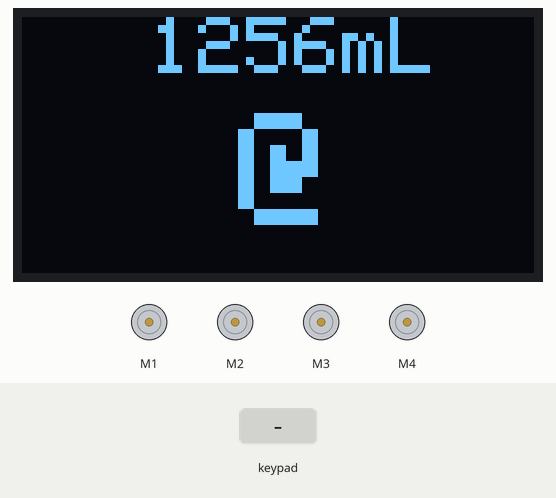
Simulated run of this sketch. Board: Arduino Uno, built with avr-gcc and run on an emulated ATmega328P. Shown: 128×64 one-colour display, 4 × DC motor (green arrow = forward, orange = backward, longer = faster). The test bench sets the inputs (shaded band). EEPROM starts erased.

Above: at 4.2 s.
4.3 s: key 'A' pressed
At 4.6 s:
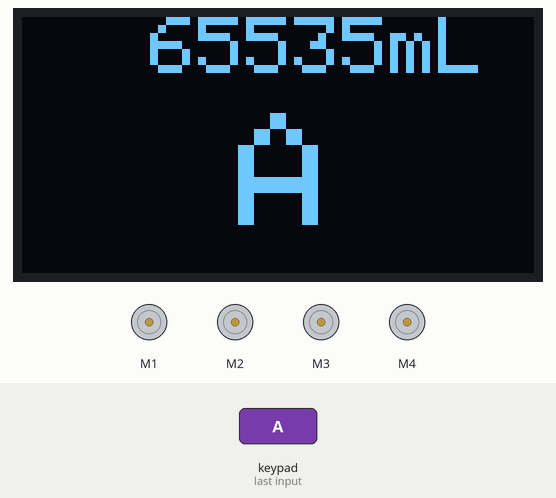
5.8 s: keypad keys 2 3 4 5 * pressed 0.4 s apart
At 7.9 s:
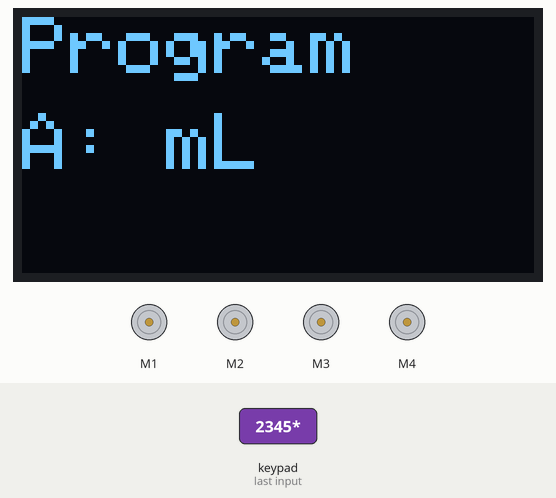
9.3 s: key 'B' pressed
At 10.5 s:
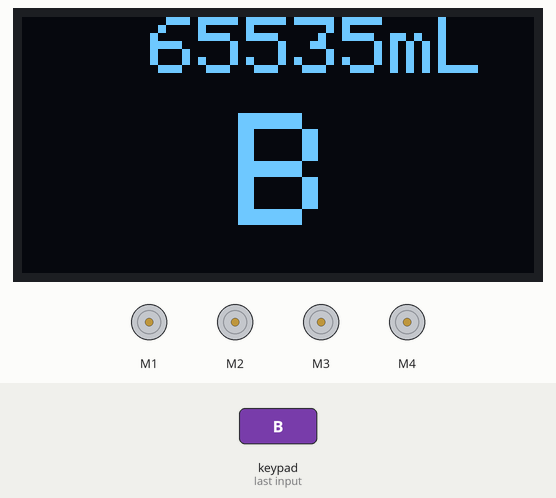
10.8 s: keypad keys 2 3 4 5 D pressed 0.4 s apart
At 13.1 s:
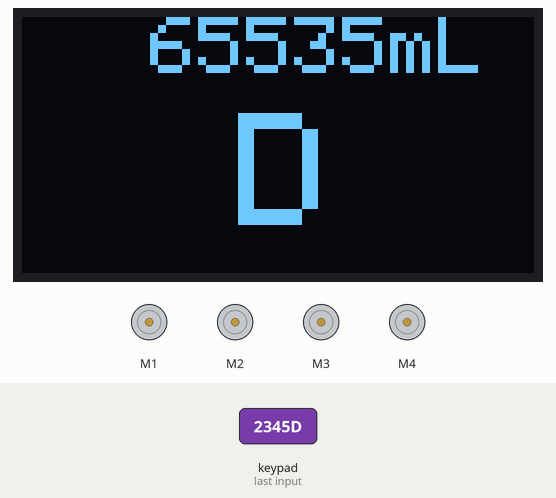
14.3 s: key 'C' pressed
At 15.5 s:
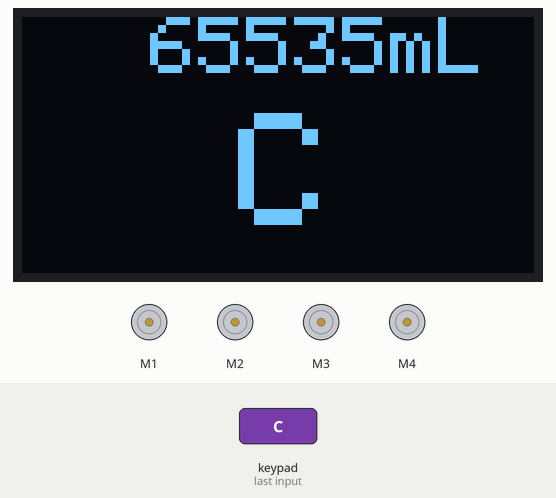
15.8 s: keypad keys 6 7 8 9 * pressed 0.4 s apart
At 18.0 s:
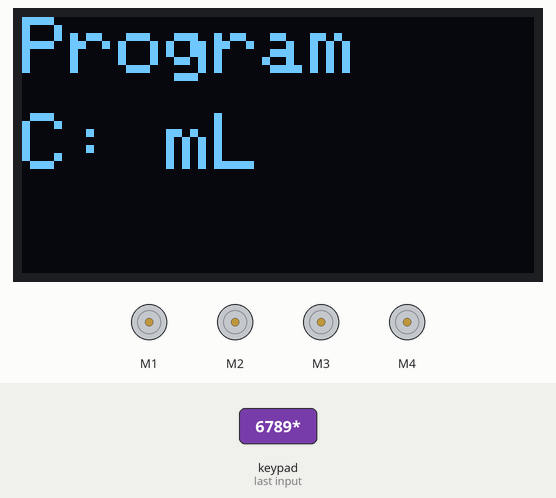
Timing chart, 0 to 19.5 s (numbered marks = the images above; inputs shaded):
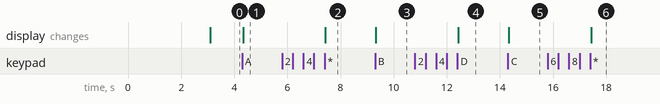

Measured:
- after the input at 4.3 s, the display: changes at once (image 1)
- after the input at 5.8 s, the display: changes after 1.6 s (image 2)
- after the input at 9.3 s, the display: changes at once (image 3)
- after the input at 10.8 s, the display: changes after 1.6 s (image 4)
- after the input at 14.3 s, the display: changes at once (image 5)
- after the input at 15.8 s, the display: changes after 1.6 s (image 6)

The sketch:

main.ino
```cpp
/*
  Clever Cleaning Container (C^3)

  This code processes input from a 4x4 keypad matrix
  (Teyleten Robot 4 x 4 Matrix Array 16 Key Membrane Switch Keypad Keyboard for Arduino AVR PI C)
  https://www.amazon.com/Teyleten-Robot-Membrane-Keyboard-Arduino/dp/B0993D2VLR/ref=sr_1_23?dchild=1&keywords=keypad+for+arduino&qid=1631044015&s=industrial&sr=1-23

  The code then processes the input to control 4 DC Pumps through a motor sheild
  (HiLetgo TB6612 Mosfet for Arduino Motor Shield Standard IIC I2C TB6612FNG Stepper Motor PCA9685 PWM Servo Driver Shield V2 Robot PWM Uno Mega R3 Replace L293D)
  https://www.amazon.com/HiLetgo-TB6612FNG-Stepper-Motor-Replace/dp/B073SP76MC/ref=sr_1_3?dchild=1&keywords=ARDUINO+V2&qid=1630451092&s=industrial&sr=1-3


  Pinouts:
  * list the components attached to each input
  * list the components attached to each output

  Created 10/12/2021
  By Eric Killian

  Modified 10/12/2021
  Eric Killian
*/
#include <EEPROM.h>
#include <Keypad.h>
#include <SPI.h>
#include <Wire.h>
#include <Adafruit_GFX.h>
#include <Adafruit_SSD1306.h>
#include <Adafruit_MotorShield.h>

#define SCREEN_WIDTH          128
#define SCREEN_HEIGHT         64
#define OLED_RESET            4
#define SCREEN_ADDRESS        0x3C
#define MAX_DIGITS            3
#define SELECTED_MOTOR_ADDR   0
#define AMOUNTS_ADDR          2

Adafruit_SSD1306 display(SCREEN_WIDTH, SCREEN_HEIGHT, &Wire, OLED_RESET);

const byte ROWS = 4;
const byte COLS = 4;
char keys[ROWS][COLS] = {
    {'1', '2', '3', 'A'},
    {'4', '5', '6', 'B'},
    {'7', '8', '9', 'C'},
    {'*', '0', '#', 'D'}
};
const byte row_pins[ROWS] = {2, 3, 4, 5}; // Pins used for the rows of the keypad
const byte col_pins[COLS] = {6, 7, 8, 9}; // Pins for the columns of the keypad

// Motor Sheild Initialization, uses default I2C address
Adafruit_MotorShield AFMS = Adafruit_MotorShield();
Adafruit_DCMotor *motors[4] = {AFMS.getMotor(1), AFMS.getMotor(2), AFMS.getMotor(3), AFMS.getMotor(4)};

// Keypad Initialization
Keypad keypadMatrix = Keypad(makeKeymap(keys), row_pins, col_pins, ROWS, COLS);

// motor selection variables
int selected_motor;

// program feature variables
bool program_mode = false;
char program_number[MAX_DIGITS+1];
int program_index = 0;

// time in ms for each motor
unsigned int amounts[4] = {100, 100, 100, 100};

#define LOGO_HEIGHT   40
#define LOGO_WIDTH    40
static const unsigned char PROGMEM c3_logo[] =
{ 0x00, 0x00, 0x00, 0x00, 0x00,
  0x00, 0x00, 0x00, 0x00, 0x00,
  0x00, 0x00, 0x00, 0x00, 0x00,
  0x00, 0x00, 0x00, 0x00, 0x00,
  0x00, 0x00, 0x00, 0x00, 0x00,
  0x00, 0x00, 0x00, 0x00, 0x00,
  0x00, 0x00, 0x00, 0xfc, 0x00,
  0x00, 0x00, 0x03, 0xfe, 0x00,
  0x00, 0x00, 0x07, 0xff, 0x00,
  0x00, 0x00, 0x0f, 0xff, 0x80,
  0x00, 0x00, 0x0f, 0x07, 0x80,
  0x00, 0x00, 0x0f, 0x07, 0x80,
  0x00, 0x00, 0x03, 0x07, 0x80,
  0x00, 0x00, 0x00, 0x07, 0x80,
  0x00, 0x00, 0x00, 0x7f, 0x00,
  0x00, 0x07, 0xe0, 0xfe, 0x00,
  0x00, 0x0f, 0xf8, 0xff, 0x00,
  0x00, 0x1f, 0xfc, 0x7f, 0x80,
  0x00, 0x3e, 0x7c, 0x07, 0xc0,
  0x00, 0x7c, 0x3e, 0x07, 0xc0,
  0x00, 0x78, 0x1e, 0x07, 0xc0,
  0x00, 0x78, 0x1f, 0x07, 0xc0,
  0x00, 0x78, 0x0f, 0x8f, 0xc0,
  0x00, 0x78, 0x0f, 0xff, 0x80,
  0x00, 0x78, 0x07, 0xff, 0x00,
  0x00, 0x78, 0x01, 0xfe, 0x00,
  0x00, 0x78, 0x00, 0x00, 0x00,
  0x00, 0x78, 0x00, 0x00, 0x00,
  0x00, 0x78, 0x1c, 0x00, 0x00,
  0x00, 0x7c, 0x3e, 0x00, 0x00,
  0x00, 0x7e, 0x7e, 0x00, 0x00,
  0x00, 0x3f, 0xfe, 0x00, 0x00,
  0x00, 0x1f, 0xfc, 0x00, 0x00,
  0x00, 0x0f, 0xf8, 0x00, 0x00,
  0x00, 0x07, 0xf0, 0x00, 0x00,
  0x00, 0x00, 0x00, 0x00, 0x00,
  0x00, 0x00, 0x00, 0x00, 0x00,
  0x00, 0x00, 0x00, 0x00, 0x00,
  0x00, 0x00, 0x00, 0x00, 0x00,
  0x00, 0x00, 0x00, 0x00, 0x00 };

void setup() {
  Serial.begin(9600);

  // SSD1306_SWITCHCAPVCC = generate display voltage from 3.3V internally
  if(!display.begin(SSD1306_SWITCHCAPVCC, SCREEN_ADDRESS)) {
    Serial.println(F("SSD1306 allocation failed"));
    for(;;); // Don't proceed, loop forever
  }

  if (!AFMS.begin()) {         // create with the default frequency 1.6KHz
    Serial.println("Could not find Motor Shield. Check wiring.");
    while (1);
  }

  for (int i=0; i<4; i++) {
    motors[i]->run(FORWARD);
    motors[i]->setSpeed(0);
    amounts[i] = (int) readIntFromEEPROM(AMOUNTS_ADDR+i*2);
  }

  selected_motor = (int) EEPROM.read(SELECTED_MOTOR_ADDR);

  display.clearDisplay();
  display.drawBitmap(
    (display.width()  - LOGO_WIDTH ) / 2,
    (display.height() - LOGO_HEIGHT) / 2,
    c3_logo, LOGO_WIDTH, LOGO_HEIGHT, 1);
  display.display();
  delay(3000);


  print_selected_motor();
}

void loop() {
  // put your main code here, to run repeatedly:
  char button = keypadMatrix.getKey();

  if (button)
  {
    if (program_mode) {
      if (isdigit(button) && program_index < MAX_DIGITS) {
        program_number[program_index] = button;
        program_number[program_index+1] = '\0';
        program_index++;
      }
      print_program_num();
      if (button == '*') {
        program_mode = false;
        int amount = atoi(program_number);
        if (amount != 0) {
          amounts[selected_motor] = amount;
          writeIntIntoEEPROM(AMOUNTS_ADDR+selected_motor*2, amount);
        }

        print_selected_motor();
      }

    } else {
      if (button >= 'A' && button <= 'D') {
        selected_motor = ((int) button) - 65;
        EEPROM.write(SELECTED_MOTOR_ADDR, (byte) selected_motor);
        print_selected_motor();
      } else if (button == '#') {
        // runs the motors
        motors[selected_motor]->setSpeed(255);
        delay(600*amounts[selected_motor]);
        motors[selected_motor]->setSpeed(0);
      }
      else if (button == '*') {
        program_mode = true;
        program_index = 0;
        program_number[0] = '\0';
        program_number[1] = '\0';
        program_number[2] = '\0';
        program_number[3] = '\0';
        program_number[4] = '\0';
        print_program_num();
      }
    }
  }
}

void print_selected_motor() {
  display.clearDisplay();
  display.setTextColor(WHITE);
  display.setTextSize(2);
  display.setCursor(32, 0);
  display.print(amounts[selected_motor]);
  display.print("mL");
  display.setCursor(54, 24);
  display.setTextSize(4);
  display.print((char) (selected_motor+65));
  display.display();
}

void print_program_num() {
  display.clearDisplay();
  display.cp437(true);
  display.setTextSize(2);
  display.setCursor(0, 0);
  display.print("Program");
  display.setTextColor(WHITE);
  display.setCursor(0, 24);
  display.setTextSize(2);
  display.print((char) (selected_motor + 65));
  display.print(": ");
  display.print(program_number);
  display.print("mL");
  display.display();
}

void writeIntIntoEEPROM(int address, unsigned int number) {
  EEPROM.write(address, (byte)(number >> 8));
  EEPROM.write(address + 1, (byte)((number & 0xFF)));
}

unsigned int readIntFromEEPROM(int address) {
  unsigned int byte1 = EEPROM.read(address);
  unsigned int byte2 = EEPROM.read(address + 1);
  return ((byte1 << 8) + byte2);
}
```
